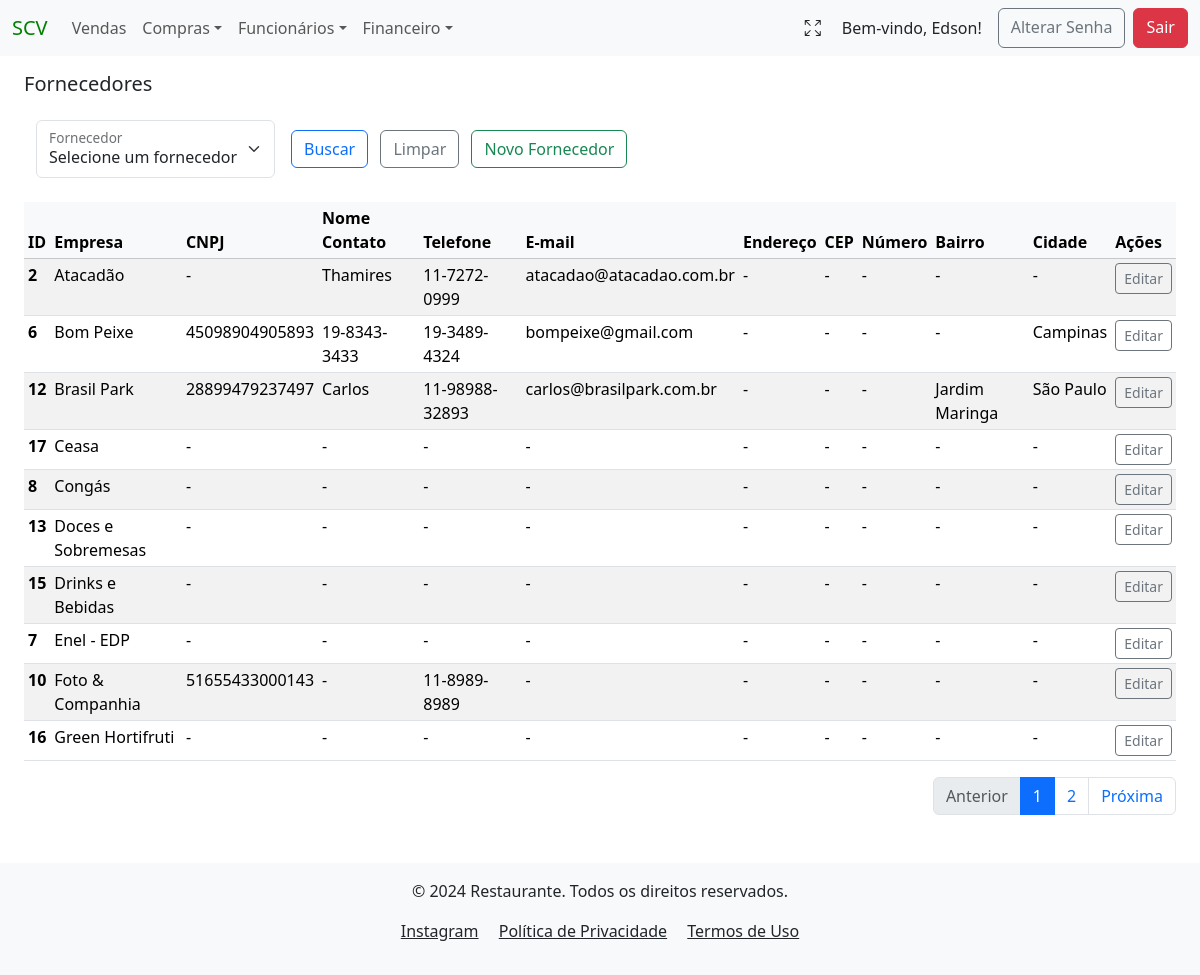
Page /fornecedores/ (signed in) on the committed database.
### users/models.py (models this page shows)
class User(AbstractUser):
    tenant = models.ForeignKey(Tenant, on_delete=models.PROTECT)
    phone = models.CharField(max_length=13, blank=True, null=True)
    birth_date = models.DateField(blank=False, null=False)
    created_at = models.DateTimeField(auto_now_add=True)
    updated_at = models.DateTimeField(auto_now=True)
    groups = models.ManyToManyField(
        'auth.Group',
        related_name='custom_user_set',  # Adicionando um nome diferente para evitar o conflito
        blank=True
    )
    user_permissions = models.ManyToManyField(
        'auth.Permission',
        related_name='custom_user_permissions_set',  # Adicionando um nome diferente para evitar o conflito
        blank=True
    )

### compras/models.py (models this page shows, shortened)
class Fornecedor(models.Model):
    tenant = models.ForeignKey(Tenant, on_delete=models.CASCADE)
    created_at = models.DateTimeField(auto_now_add=True)
    nome_empresa = models.CharField(verbose_name="Fornecedor", max_length=50, blank=False)
    cnpj = models.CharField(verbose_name="CNPJ", max_length=14, null=True, blank=True)
    nome_contato = models.CharField(verbose_name="Contato", max_length=35, null=True, blank=True)
    telefone = models.CharField(verbose_name="Telefone", max_length=15, null=True, blank=True)
    email = models.CharField(verbose_name="E-mail", max_length=40, null=True, blank=True)
    endereco = models.CharField(verbose_name="Endereço", max_length=255, null=True, blank=True)
    cep = models.CharField(verbose_name="CEP", max_length=8, null=True, blank=True)
    numero = models.CharField(verbose_name="Número", max_length=10, null=True, blank=True)
    bairro = models.CharField(verbose_name="Bairro", max_length=20, null=True, blank=True)
    cidade = models.CharField(verbose_name="Cidade", max_length=30, null=True, blank=True)
    author = models.ForeignKey(settings.AUTH_USER_MODEL, on_delete=models.PROTECT, blank=False, default=1)
    dt_atualizado = models.DateTimeField(auto_now=True, null=False, blank=False)
    class Meta:
        unique_together = ('tenant', 'nome_empresa')
        verbose_name = "Fornecedor"
        verbose_name_plural = "Fornecedores"

### compras/views.py (the view)
# urls.py: path('fornecedores/', FornecedorListView.as_view(), name="fornecedor_list"),
class FornecedorListView(LoginRequiredMixin, PermissionRequiredMixin, TenantQuerysetMixin, HandleNoPermissionMixin, ListView):
    model = Fornecedor
    template_name = 'fornecedor_list.html'  # Garante que o template correto será usado
    permission_required = 'compras.view_fornecedor'  # Permissão para visualizar objetos'
    def get_queryset(self):
        tenant = getattr(self.request.user, 'tenant', None)
        if not tenant:
            return Fornecedor.objects.none()  # Retorna vazio se o tenant não for encontrado
        queryset = Fornecedor.objects.filter(tenant=tenant)
        nome_empresa = self.request.GET.getlist('nome_empresa[]')
        nome_empresa = [nome for nome in nome_empresa if nome.strip()]  # Remove valores vazios e espaços
        if nome_empresa:
            queryset = queryset.filter(nome_empresa__in=nome_empresa)
        return queryset
    def get_context_data(self, **kwargs):
        context = super().get_context_data(**kwargs)
        tenant = getattr(self.request.user, 'tenant', None)
        if tenant:
            tenant = str(tenant).lower().replace(' ', '_')
        context['tenant'] = tenant
        fornecedores = Fornecedor.objects.filter(tenant=self.request.user.tenant).order_by('nome_empresa')
        nome_empresa = self.request.GET.getlist('nome_empresa[]')
        nome_empresa = [nome.strip() for nome in nome_empresa if nome.strip()]
        if nome_empresa:
            fornecedores = fornecedores.filter(nome_empresa__in=nome_empresa)
        paginator = Paginator(fornecedores, 10)  # Define 10 itens por página
        page_number = self.request.GET.get('page')
        page_obj = paginator.get_page(page_number)
        context['fornecedor_list'] = page_obj
        context['fornecedores'] = fornecedores  # Lista completa para filtros
        context['numero_boleto'] = Compras.objects.filter(
            tenant=self.request.user.tenant
        ).values_list('numero_boleto', flat=True).distinct()
        return context

### project/context_processors.py (called while the page is built)
def tenant_context(request):
    return {
        'tenant': request.GET.get('tenant', None),
    }

### users/models.py (called while the page is built)
    def __str__(self):
        return self.name

### compras/templates/compras/fornecedor_list.html (shortened to what this page needs)
{% extends 'global/base.html' %}
{% block content %}
<h5 class="mb-4 mt-3">Fornecedores</h5>
<div class="container-fluid mb-3">
    <form action="" method="GET" class="d-flex align-items-center">
        <div class="form-floating mb-2 me-2">
            <select class="form-select" id="floatingSelect" name="nome_empresa[]" aria-label="Floating label select example">
                <option value="">Selecione um fornecedor</option>
            </select>
            <label for="floatingSelect">Fornecedor</label>
        </div>
        <div class="mb-2 ms-2 me-2">
            <button type="submit" class="btn btn-outline-primary me-2" name="buscar_fornecedores">Buscar</button>
            <a href="{% url 'fornecedor_list' %}?tenant={{ tenant }}" class="btn btn-outline-secondary me-2">Limpar</a>
            <a href="{% url 'create_fornecedor' %}?tenant={{ tenant }}" class="btn btn-outline-success me-2">Novo Fornecedor</a>
        </div>
    </form>
</div>
{% if fornecedor_list %}
    <table class="table table-sm table-striped table-hover mt-3">
        <thead class="table-light">
        <tr>
            <th scope="col">ID</th>
            <th scope="col">Empresa</th>
            <th scope="col">CNPJ</th>
            <th scope="col">Nome Contato</th>
            <th scope="col">Telefone</th>
            <th scope="col">E-mail</th>
            <th scope="col">Endereço</th>
            <th scope="col">CEP</th>
            <th scope="col">Número</th>
            <th scope="col">Bairro</th>
            <th scope="col">Cidade</th>
            <th scope="col">Ações</th>
        </tr>
        </thead>
        <tbody>
            {% for fornecedor in fornecedor_list %}
                <tr>
                    <th scope="row" >{{ fornecedor.pk }}</th>
                    <td>{{ fornecedor.nome_empresa }}</td>
                    <td>{{ fornecedor.cnpj| default:"-" }}</td>
                    <td>{{ fornecedor.nome_contato| default:"-" }}</td>
                    <td>{{ fornecedor.telefone| default:"-" }}</td>
                    <td>{{ fornecedor.email| default:"-" }}</td>
                    <td>{{ fornecedor.endereco| default:"-" }}</td>
                    <td>{{ fornecedor.cep| default:"-" }}</td>
                    <td>{{ fornecedor.numero| default:"-" }}</td>
                    <td>{{ fornecedor.bairro| default:"-" }}</td>
                    <td>{{ fornecedor.cidade| default:"-" }}</td>
                    <td>
                        <a href="{% url 'update_fornecedor' pk=fornecedor.pk %}?tenant={{ tenant }}" class="btn btn-outline-secondary btn-sm" >Editar</a>
                    </td>
                </tr>
            {% endfor %}
        </tbody>
    </table>
<nav aria-label="Page navigation example">
    <ul class="pagination justify-content-end">
        {% if fornecedor_list.has_previous %}
            <li class="page-item">
                <a class="page-link" href="?page={{ fornecedor_list.previous_page_number }}">Anterior</a>
            </li>
        {% else %}
            <li class="page-item disabled">
                <a class="page-link">Anterior</a>
            </li>
        {% endif %}
        {% for num in fornecedor_list.paginator.page_range %}
            {% if fornecedor_list.number == num %}
                <li class="page-item active" aria-current="page">
                    <span class="page-link">{{ num }}</span>
                </li>
            {% elif num > fornecedor_list.number|add:-2 and num < fornecedor_list.number|add:2 %}
                <li class="page-item">
                    <a class="page-link" href="?page={{ num }}">{{ num }}</a>
                </li>
            {% endif %}
        {% endfor %}
        {% if fornecedor_list.has_next %}
            <li class="page-item">
                <a class="page-link" href="?page={{ fornecedor_list.next_page_number }}">Próxima</a>
            </li>
        {% else %}
            <li class="page-item disabled">
                <a class="page-link">Próxima</a>
            </li>
        {% endif %}
    </ul>
</nav>
{% else %}
    <p>Não há registros</p>
{% endif %}
{% endblock content %}

### project/templates/global/base.html (shortened to what this page needs)
<!DOCTYPE html>
<html lang="pt-br">
  <head>
    <link href="https://cdn.jsdelivr.net/npm/bootstrap@5.3.3/dist/css/bootstrap.min.css" rel="stylesheet">
  </head>
  <body>
    <nav id="navbar" class="navbar navbar-expand-lg bg-body-tertiary position-sticky top-0" style="z-index: 1050;">
      <div class="container-fluid">
        <a class="navbar-brand" href="{% url 'menu' %}?tenant={{ tenant }}" style="color: green">SCV</a>
        <div class="collapse navbar-collapse" id="navbarSupportedContent">
          <ul class="navbar-nav me-auto mb-2 mb-lg-0">
            <li class="nav-item">
              {% if perms.vendas.view_vendas %}
                <a class="nav-link" href="{% url 'venda_list' %}?tenant={{ tenant }}">Vendas</a>
              {% else %}
                <a class="nav-link disabled" href="#" aria-disabled="true">Vendas</a>
              {% endif %}
            <li class="nav-item dropdown">
              {% if perms.compras.view_compras %}
                <a class="nav-link dropdown-toggle" href="#" role="button" data-bs-toggle="dropdown" aria-expanded="false">Compras</a>
              {% else %}
                <a class="nav-link disabled" href="#" aria-disabled="true">Compras</a>
              {% endif %}
            </li>
            <li class="nav-item dropdown">
              {% if perms.funcionarios.view_contratacao %}
                <a class="nav-link dropdown-toggle" href="#" role="button" data-bs-toggle="dropdown" aria-expanded="false">Funcionários</a>
              {% else %}
                <a class="nav-link disabled" href="#" aria-disabled="true">Funcionários</a>
              {% endif %}
            </li>
            <li class="nav-item dropdown">
              {% if perms.financeiro.view_dashboard_financeiro %}
                <a class="nav-link dropdown-toggle" href="#" role="button" data-bs-toggle="dropdown" aria-expanded="false">Financeiro</a>
              {% else %}
                <a class="nav-link disabled" href="#" aria-disabled="true">Financeiro</a>
              {% endif %}
            </li>
          </ul>
          <div class="d-flex ms-auto">
            <button id="fullscreen-btn" class="btn btn me-2" type="button" title="Tela Cheia" style="box-shadow:none;">
              <span id="fullscreen-icon" class="bi bi-arrows-fullscreen"></span>
            </button>
            {% if user.is_authenticated %}
              <span class="navbar-text text-dark me-3">
                Bem-vindo, {{ user.first_name }}!
              </span>
              <a href="{% url 'password_change' %}?tenant={{ tenant }}" class="btn btn-outline-secondary me-2">Alterar Senha</a>
              <a href="{% url 'logout' %}?tenant={{ tenant }}" class="btn btn-danger">Sair</a>
            {% else %}
              <a href="{% url 'login' %}?tenant={{ tenant }}" class="btn btn-outline-light">Login</a>
            {% endif %}
          </div>
        </div>
      </div>
    </nav>
    <main class="container-fluid px-4">
        {% block content %}{% endblock content %}
    </main>
      <footer class="bg-body-tertiary text-dark py-3 mt-5">
        <div class="container text-center">
            <p>&copy; 2024 Restaurante. Todos os direitos reservados.</p>
            <p>
                <a href="https://www.instagram.com/sushicasaverde/"
                    class="text-dark me-3"
                    target="_blank"
                    rel="noopener noreferrer"
                    >Instagram</a>
                <a href="#" class="text-dark me-3">Política de Privacidade</a>
                <a href="#" class="text-dark">Termos de Uso</a>
            </p>
        </div>
      </footer>
<link rel="stylesheet" href="https://cdn.jsdelivr.net/npm/bootstrap-icons@1.11.3/font/bootstrap-icons.css">
  </body>
</html>

### rows in the picture
User: first_name "Edson"
Fornecedor: pk "2", nome_empresa "Atacadão", cnpj "-", nome_contato "Thamires", telefone "11-7272-0999", email "atacadao@atacadao.com.br", endereco "-", cep "-", numero "-", bairro "-", cidade "-"
Fornecedor: pk "6", nome_empresa "Bom Peixe", cnpj "45098904905893", nome_contato "19-8343-3433", telefone "19-3489-4324", email "bompeixe@gmail.com", endereco "-", cep "-", numero "-", bairro "-", cidade "Campinas"
Fornecedor: pk "12", nome_empresa "Brasil Park", cnpj "28899479237497", nome_contato "Carlos", telefone "11-98988-32893", email "carlos@brasilpark.com.br", endereco "-", cep "-", numero "-", bairro "Jardim Maringa", cidade "São Paulo"
Fornecedor: pk "17", nome_empresa "Ceasa", cnpj "-", nome_contato "-", telefone "-", email "-", endereco "-", cep "-", numero "-", bairro "-", cidade "-"
Fornecedor: pk "8", nome_empresa "Congás", cnpj "-", nome_contato "-", telefone "-", email "-", endereco "-", cep "-", numero "-", bairro "-", cidade "-"
Fornecedor: pk "13", nome_empresa "Doces e Sobremesas", cnpj "-", nome_contato "-", telefone "-", email "-", endereco "-", cep "-", numero "-", bairro "-", cidade "-"
Fornecedor: pk "15", nome_empresa "Drinks e Bebidas", cnpj "-", nome_contato "-", telefone "-", email "-", endereco "-", cep "-", numero "-", bairro "-", cidade "-"
Fornecedor: pk "7", nome_empresa "Enel - EDP", cnpj "-", nome_contato "-", telefone "-", email "-", endereco "-", cep "-", numero "-", bairro "-", cidade "-"
Fornecedor: pk "10", nome_empresa "Foto & Companhia", cnpj "51655433000143", nome_contato "-", telefone "11-8989-8989", email "-", endereco "-", cep "-", numero "-", bairro "-", cidade "-"
Fornecedor: pk "16", nome_empresa "Green Hortifruti", cnpj "-", nome_contato "-", telefone "-", email "-", endereco "-", cep "-", numero "-", bairro "-", cidade "-"

### other values in the picture
{{ num }} "1"
{{ num }} "2"
